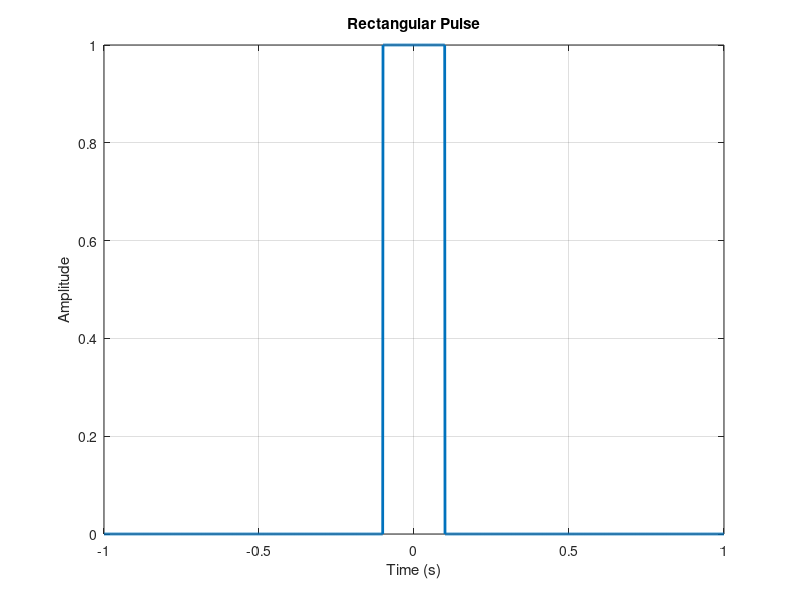

MATLAB code to generate this figure:
clc;
clear;
close all;

%% Parameters
Fs = 1000;              % Sampling frequency (Hz)
T = 1/Fs;
t = -1:T:1;             % Time vector

A = 1;                  % Pulse amplitude
tau = 0.2;              % Pulse width (seconds)

%% Rectangular Pulse
x = A*(abs(t) <= tau/2);

figure
plot(t,x,'LineWidth',2)
xlabel('Time (s)')
ylabel('Amplitude')
title('Rectangular Pulse')
grid on

%% 
